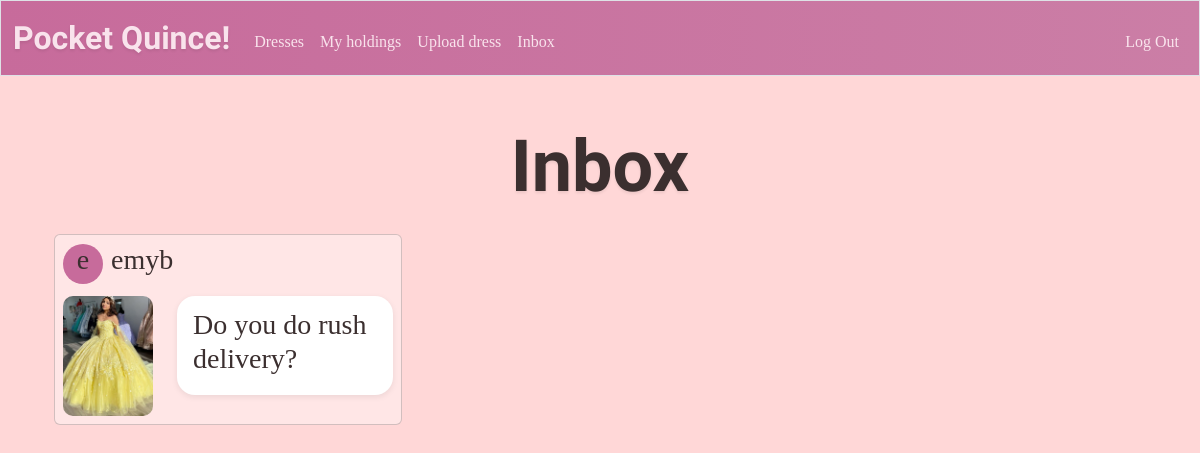
Page /messages (signed in) on the earlier database version.
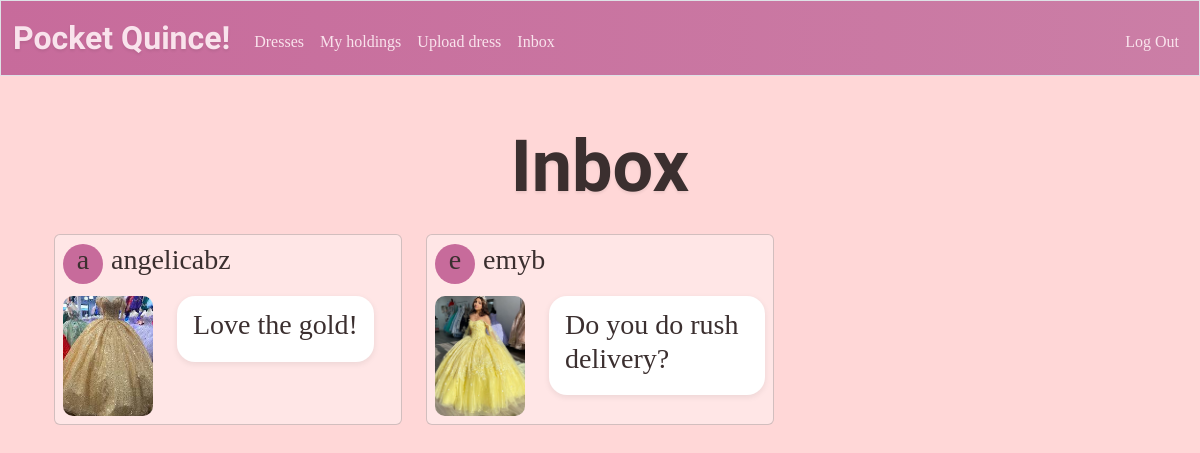
Same page on the later database version.
### tables this page shows
CREATE TABLE messages (
    id INTEGER PRIMARY KEY AUTOINCREMENT,
    sender_id   INTEGER NOT NULL,
    receiver_id INTEGER NOT NULL,
    dress_id    INTEGER,
    body        TEXT NOT NULL,
    created_at  TIMESTAMP DEFAULT CURRENT_TIMESTAMP,
    FOREIGN KEY (sender_id)   REFERENCES users(id),
    FOREIGN KEY (receiver_id) REFERENCES users(id),
    FOREIGN KEY (dress_id)    REFERENCES dresses(id)
);

CREATE TABLE users (
id INTEGER PRIMARY KEY AUTOINCREMENT NOT NULL, 
username TEXT NOT NULL UNIQUE, 
email TEXT NOT NULL, 
phone TEXT NOT NULL, 
hash TEXT NOT NULL
);

CREATE TABLE dresses (
    id INTEGER PRIMARY KEY AUTOINCREMENT,
    size TEXT NOT NULL,
    color TEXT NOT NULL,
    owner INTEGER NOT NULL,
    image_url TEXT,
    time_posted TEXT NOT NULL DEFAULT CURRENT_TIMESTAMP,
    FOREIGN KEY (owner) REFERENCES users(id)
);

### app.py (the view)
@app.route("/messages", methods=["GET", "POST"])
@login_required
def messages():
    db = get_db() # Set up database connection to wardrobe.db
    if request.method == "POST":
        receiver_id = request.form.get("receiver_id")
        content = request.form.get("body")
        dress_id = request.form.get("dress_id")
        if not receiver_id or not content or not dress_id:
            return apology("Missing message information")
        db.execute("INSERT INTO messages (sender_id, receiver_id, dress_id, body) VALUES (?,?,?,?)",
                     (session["user_id"], receiver_id, dress_id, content))
        db.commit() # Save database changes
        flash("Message sent!")
        return redirect("/messages") # Allow for messages to be viewed
    else:
        messages = db.execute("SELECT messages.*, users.username as sender_name, dresses.image_url, dresses.size, dresses.color FROM messages JOIN users ON messages.sender_id = users.id LEFT JOIN dresses ON dresses.id = messages.dress_id WHERE messages.receiver_id = ? ORDER BY messages.created_at DESC", (session["user_id"],)).fetchall()
        return render_template("messages.html", messages=messages)

### app.py (called while the page is built)
def get_db():
    if "db" not in g: # Check if database connection already exists
        g.db = sqlite3.connect(DATABASE) # Open database and store connection for reuse
        g.db.row_factory = sqlite3.Row # Enable dictionary-like row access for reading
    return g.db # Return database connection

@app.after_request
def after_request(response):
    response.headers["Cache-Control"] = "no-cache, no-store, must-revalidate"
    response.headers["Expires"] = 0
    response.headers["Pragma"] = "no-cache"
    return response

### help.py (called while the page is built)
def login_required(f):
    @wraps(f)
    def decorated_function(*args, **kwargs):
        if session.get("user_id") is None:
            return redirect("/login")
        return f(*args, **kwargs)
    return decorated_function

### templates/messages.html (shortened to what this page needs)
{% extends "layout.html" %}
{% block main %}
    <h2 class = "imperial">Inbox</h2>
    {%if messages|length == 0 %}
        <h3 class = "body-font">No messages yet</h3>
    {%else%}
        <div class="container mt-4">
            <div class="row">
                {% for message in messages %}
                <div class="col-md-4 mb-4">
                    <div class="card inbox-card p-2">
                        <div class = "message-header">
                            <div class = "message-header-left">
                                <div class = "message-icon">
                                      <h3 class="body-font">{{ message["sender_name"][0] }}</h3>
                                </div>
                                <div class = "message-meta body-font">
                                    <h3 class="body-font">{{ message["sender_name"] }}</h3>
                                </div>
                            </div>
                        </div>
                        <div class = "message-body">
                            <img class="inboxImg" src="{{ message['image_url'] }}">
                            <br>
                            <div class = "message-bubble body-font">
                                <h3 class="body-font">{{ message["body"] }}</h3>
                            </div>
                        </div>
                    </div>
                </div>
                {% endfor %}
            </div>
        </div>
    {% endif %}
{% endblock %}

### templates/layout.html (shortened to what this page needs)
<!DOCTYPE html>
<html lang="en">
    <head>
        <link href="https://cdn.jsdelivr.net/npm/bootstrap@5.3.3/dist/css/bootstrap.min.css" rel="stylesheet">
        <link href="{{ url_for('static', filename='style.css') }}" rel="stylesheet">
    </head>
    <body>
        <nav class=" border navbar navbar-expand-md">
            <div class="container-fluid">
                <a id = "navTitle" class="navbar-brand imperial"  href="/"><span>Pocket Quince!</span></a>
                <div class="collapse navbar-collapse" id="navbar">
                    {% if session["user_id"] %}
                        <ul class="navbar-nav me-auto mt-2">
                            <li class="nav-item body-font"><a class="nav-link" href="/catalog">Dresses</a></li>
                            <li class="nav-item body-font"><a class="nav-link" href="/holdings">My holdings</a></li>
                            <li class="nav-item body-font"><a class="nav-link" href="/upload">Upload dress</a></li>
                            <li class="nav-item body-font"><a class="nav-link" href="/messages">Inbox</a></li>
                        </ul>
                        <ul class="navbar-nav ms-auto mt-2">
                            <li class="nav-item body-font"><a class="nav-link" href="/logout">Log Out</a></li>
                        </ul>
                    {% else %}
                        <ul class="navbar-nav ms-auto mt-2">
                            <li class="nav-item body-font"><a class="nav-link" href="/register">Register</a></li>
                            <li class="nav-item body-font"><a class="nav-link" href="/login">Log In</a></li>
                        </ul>
                    {% endif %}
                </div>
            </div>
        </nav>
        <main class="container py-5 text-center">
            {% block main %}{% endblock %}
        </main>
    </body>
</html>

### static/style.css (style rules this page uses)
body { background-color: #FFD7D7; }
.imperial { font-family: 'Imperial Script', cursive; text-shadow: 0px 2px 3px rgba(0,0,0,0.08); font-weight: 700; font-size: 450%; color: #3B2F2F; }
.body-font { font-family: 'Merriweather', serif; color: #3B2F2F }
#navTitle { color: #F9E3EC; }
.nav-link { color: #F9E3EC; }
nav .navbar-brand { font-size: xx-large; }
.navbar { background: linear-gradient(to right, #C76B9B, #cb7ea6) }
.card { background-color: #FFE6E6; }
.inboxImg { width: 90px; height: 120px; object-fit: cover; border-radius: 10px; }
.inbox-card { display: flex; flex-direction: column; justify-content: space-between; height: 100%; max-width: 500px; margin: 0 auto; padding: 1rem 1rem; }
.message-header { display: flex; justify-content: space-between; margin-bottom: 0.7rem; }
.message-header-left { display: flex; align-items: center; gap: 0.5rem; }
.message-icon { width: 40px; height: 40px; border-radius: 50%; background: #C76B9B; color: #F9E3EC; display: flex; align-items: center; justify-content: center; font-weight: 700; font-family: 'Merriweather', serif; }
.message-body { display: flex; align-items: flex-start; gap: 0.75rem; }
.message-bubble { background: #fff; border-radius: 18px; padding: 0.75rem 1rem; box-shadow: 0 2px 6px rgba(0,0,0,0.08); font-size: 0.95rem; text-align: left; max-width: 100%; }

Differences in the rows shown:
added messages: username "a", sender_name "angelicabz", image_url (picture), body "Love the gold!"
